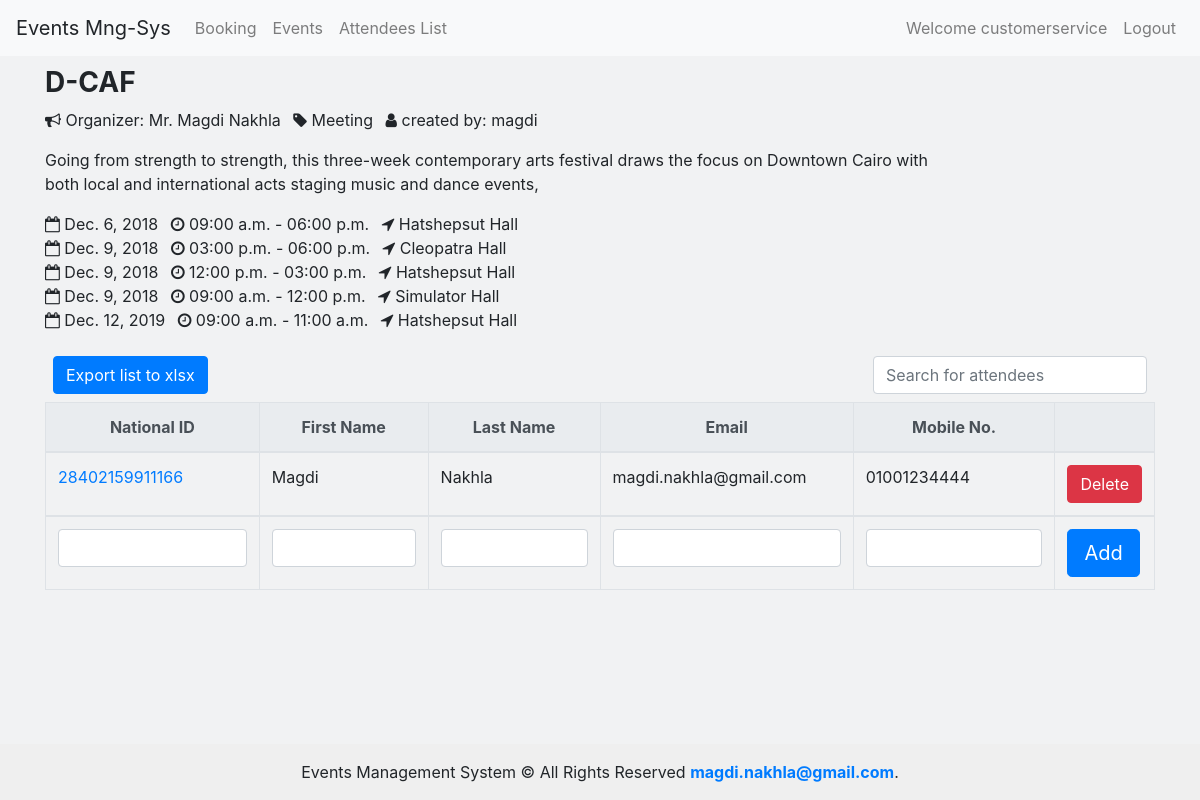
The app's page /3/attendees/ (signed in) with its own data.
### events/models.py (models this page shows, shortened)
class Event(models.Model):
    name = models.CharField(max_length=64)
    slug = models.SlugField(max_length=64, db_index=True)
    details = models.TextField(blank=True, null=True)
    created = models.DateTimeField(auto_now=True) #When Created Record
    certificate = models.BooleanField(default=False)
    user = models.ForeignKey(User, on_delete=models.CASCADE, related_name='events') #Created by Record
    category = models.ForeignKey(Category, on_delete=models.CASCADE, related_name='category')
    attendees = models.ManyToManyField(Attendee, blank=True, null=True)
    organizer = models.ForeignKey(Organizer, on_delete=models.CASCADE, related_name='organizer', blank=True, null=True)
    class Meta:
        ordering = ('name',)
        index_together = ['id', 'slug']

class Organizer(models.Model):
    name = models.CharField(max_length=64)
    details = models.CharField(max_length=64)
    mobile = models.CharField(max_length=32)
    email = models.EmailField()
    def __str__(self):
        return self.name

class Category(models.Model): #Event Category
    name = models.CharField(max_length=64)
    def __str__(self):
        return self.name
    class Meta:
        verbose_name_plural = "Categories"

class Loctimedate(models.Model):
    event = models.ForeignKey(Event, on_delete=models.CASCADE, related_name='eventLocDates')
    day = models.DateField()
    location = models.ForeignKey(Venue, on_delete=models.CASCADE, related_name='venueDates')
    start_time = models.TimeField()
    end_time = models.TimeField()
    start_timeslot = models.PositiveIntegerField(default = 1)
    reserved_timeslots = models.PositiveIntegerField(default = 1)

class Venue(models.Model):
    name = models.CharField(max_length=64)
    details = models.CharField(max_length=64)
    active = models.BooleanField(default=True)
    capacity = models.PositiveIntegerField(default=30)
    price = models.DecimalField(max_digits=8, decimal_places=2)
    def __str__(self):
        return self.name

class Attendee(models.Model):
    first_name = models.CharField(max_length=64)
    last_name = models.CharField(max_length=64)
    email = models.EmailField()
    nid = models.CharField(max_length=14, db_index=True, unique=True)
    mobile = models.CharField(max_length=32)

### events/views.py (the view)
# urls.py: path("<int:event_id>/attendees/", views.attendees, name='attendees'),
@login_required
def attendees(request, event_id):
      context = {
            'event': Event.objects.filter(id=event_id).get(),
            'attendees': Attendee.objects.filter(event=event_id).all()
      }
      return render(request,'events/attendees.html', context)

### events/templates/events/attendees.html (shortened to what this page needs)
{% extends "events/base.html" %}
{% block content%}
<div class="container">
  <div class="row">
    <div class="col-lg-12">
            <div class="row row-striped">
                    <div class="col-10">
                        <h3 class="text-uppercase"><strong>{{event.name}}</strong></h3>
                        <ul class="list-inline">
                            <li class="list-inline-item"><i class="fa fa-bullhorn" aria-hidden="true"></i> Organizer: {{ event.organizer }}</li>
                            <li class="list-inline-item"><i class="fa fa-tag" aria-hidden="true"></i> {{ event.category }}</li>
                            <li class="list-inline-item"><i class="fa fa-user" aria-hidden="true"></i> created by: {{ event.user }}</li>
                        </ul>
                        <p>{{ event.details }}</p>
                        <ul class="list-inline">
                            {% for event in event.eventLocDates.all|dictsort:"day" %}
                            <li class="list-inline-item"><i class="fa fa-calendar-o" aria-hidden="true"></i> {{event.day}}</li>
                            <li class="list-inline-item"><i class="fa fa-clock-o" aria-hidden="true"></i> {{ event.start_time|time:"h:i a" }} - {{ event.end_time|time:"h:i a" }}</li>
                            <li class="list-inline-item"><i class="fa fa-location-arrow" aria-hidden="true"></i> {{event.location}}</li>
                            <br>
                            {% endfor %}
                        </ul>
                    </div>
                </div>
        <form id="attendeeForm" action="" role="form">
        <div class="table-responsive">
            <table class="table table-bordered table-list-search">
                <div class="d-flex justify-content-between">
                        <div class="p-2 bd-highlight">
                            <a href="{% url 'export_attendees_to_xlsx' event.id %}" class="btn btn-primary">Export list to xlsx</a>
                        </div>
                        <div class="p-2 bd-highlight">
                            <form action="#" method="get">
                                <div class="input-group">
                                    <input class="form-control" id="system-search" name="q" placeholder="Search for attendees">
                                </div>
                            </form>
                        </div>
                    </div>
                <thead class="thead-light">
                        <tr class="text-center">
                            <th>National ID</th>
                            <th>First Name</th>
                            <th>Last Name</th>
                            <th>Email</th>
                            <th>Mobile No.</th>
                            <th></th>
                        </tr>
                    </thead>
                    <tbody>
                        {% for attendee in attendees %}
                        <tr id="tr_del_att_{{attendee.id}}">
                            <td><a href="" class="link_nid" attendeeId='{{attendee.id}}' data-toggle="modal" data-target="#exampleModalCenter">{{attendee.nid}}</a></td>
                            <td>{{attendee.first_name}}</td>
                            <td>{{attendee.last_name}}</td>
                            <td>{{attendee.email}}</td>
                            <td>{{attendee.mobile}}</td>
                            <td><input type="button" id="btn_del_att_{{attendee.id}}" attendeeId='{{attendee.id}}' class="btnDel btn btn-md btn-danger "  value="Delete"></td>
                        </tr>
                        {% endfor%}
                    </tbody>
                    <tbody>
                        <tr>
                            <td><input type="text" name="nid"  id="inp_nid" class="form-control" minlength="14" maxlength="14" required></td>
                            <td><input type="text" name="first_name" id="inp_first_name" class="form-control" required></td>
                            <td><input type="text" name="last_name" id="inp_last_name" class="form-control" required></td>
                            <td><input type="email" name="email" id="inp_email" class="form-control" required></td>
                            <td><input type="text" name="mobile" id="inp_mobile" class="form-control" minlength="11" maxlength="11" required></td>
                            <td><input type="submit" class="btn btn-primary btn-lg" id="btn_addAttendee" value="Add"></td>
                        </tr>
                    </tbody>
            </table>
        </div>
        </form>
    </div>
  </div>
</div>
{% endblock %}

### events/templates/events/base.html (shortened to what this page needs)
{% load static %}
<!DOCTYPE html>
<html>
  <head>
    <link rel="stylesheet" href="https://stackpath.bootstrapcdn.com/bootstrap/4.3.1/css/bootstrap.min.css">
    <link rel="stylesheet" href="{% static 'events/css/main.css' %}">
    <link rel="stylesheet" href="{% static 'events/css/date.css' %}">
  </head>
  <body>
    <nav class="navbar navbar-expand-lg navbar-light bg-light">
      <a class="navbar-brand">Events Mng-Sys</a>
      <div class="collapse navbar-collapse" id="navbarSupportedContent">
        <ul class="navbar-nav mr-auto">
          <li class="nav-item">
            <a class="nav-link" href="{% url 'booking' %}">Booking <span class="sr-only">(current)</span></a>
          </li>
          <li class="nav-item">
            <a class="nav-link" href="{% url 'events' %}">Events</a>
          </li>
          <li class="nav-item">
            <a class="nav-link" href="{% url 'attendeesList' %}"> Attendees List</a>
          </li>
        </ul>
        <ul class="navbar-nav ml-auto">
        {% if user.is_authenticated %}
          <li class="nav-item">
            <span class="nav-link" > Welcome {{user}}</span>
          </li>
          <li class="nav-item">
            <a class="nav-link" href="{% url 'logout' %}">Logout</a>
          </li>
        {% endif %}
        </ul>
      </div>
    </nav>
    <div class="container"  class="col-lg-12">
      <div class="row">
        {% block content %}{% endblock %}
      </div>
    </div>
    <div class="footer">Events Management System © All Rights Reserved <strong><a href="mailto:magdi.nakhla@gmail.com">magdi.nakhla@gmail.com</a></strong>.</div>
    </body>
</html>

### events/static/events/css/main.css (style rules this page uses)
.container { padding-top: 5px; }
html { height: 100%; box-sizing: border-box; }
body { position: relative; margin: 0; padding-bottom: 6rem; min-height: 100%; }
.footer { position: absolute; right: 0; bottom: 0; left: 0; padding: 1rem; background-color: #efefef; text-align: center; }
body { background-color: #f1f2f3; }

### records on screen
Event: name "D-CAF", organizer "Mr. Magdi Nakhla", category "Meeting", user "magdi", details "Going from strength to strength, this three-week contemporary arts festival draws the focus on Downtown Cairo with both local and international acts staging music and dance events,"
Loctimedate: day "Dec. 6, 2018", start_time "09:00 a.m.", end_time "06:00 p.m.", location "Hatshepsut Hall"
Loctimedate: day "Dec. 9, 2018", start_time "03:00 p.m.", end_time "06:00 p.m.", location "Cleopatra Hall"
Loctimedate: day "Dec. 9, 2018", start_time "12:00 p.m.", end_time "03:00 p.m.", location "Hatshepsut Hall"
Loctimedate: day "Dec. 9, 2018", start_time "09:00 a.m.", end_time "12:00 p.m.", location "Simulator Hall"
Loctimedate: day "Dec. 12, 2019", start_time "09:00 a.m.", end_time "11:00 a.m.", location "Hatshepsut Hall"
Attendee: nid "28402159911166", first_name "Magdi", last_name "Nakhla", email "magdi.nakhla@gmail.com", mobile "01001234444"

### other values on screen
{{ user }} "customerservice"
